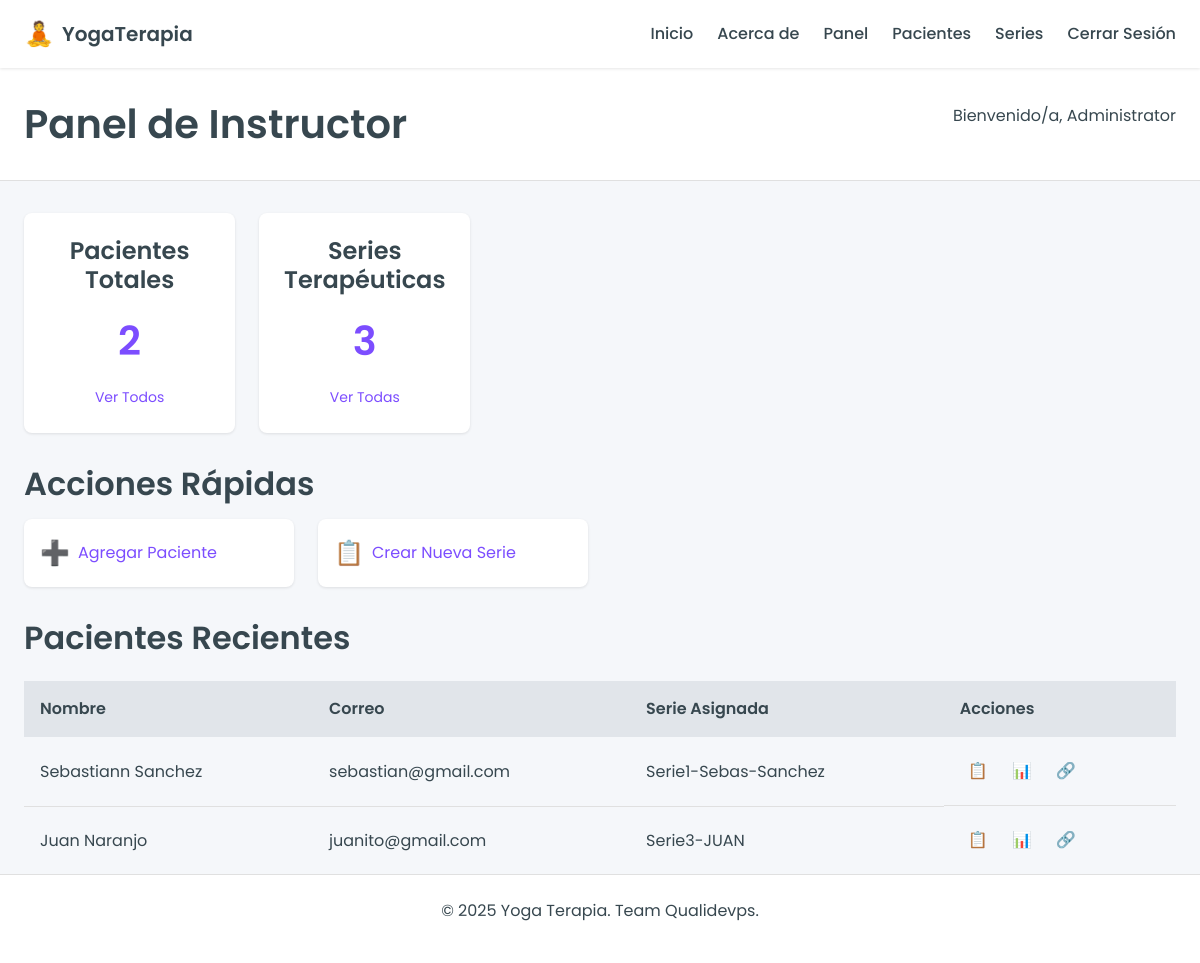
The app's page /instructor/dashboard (signed in), older data.
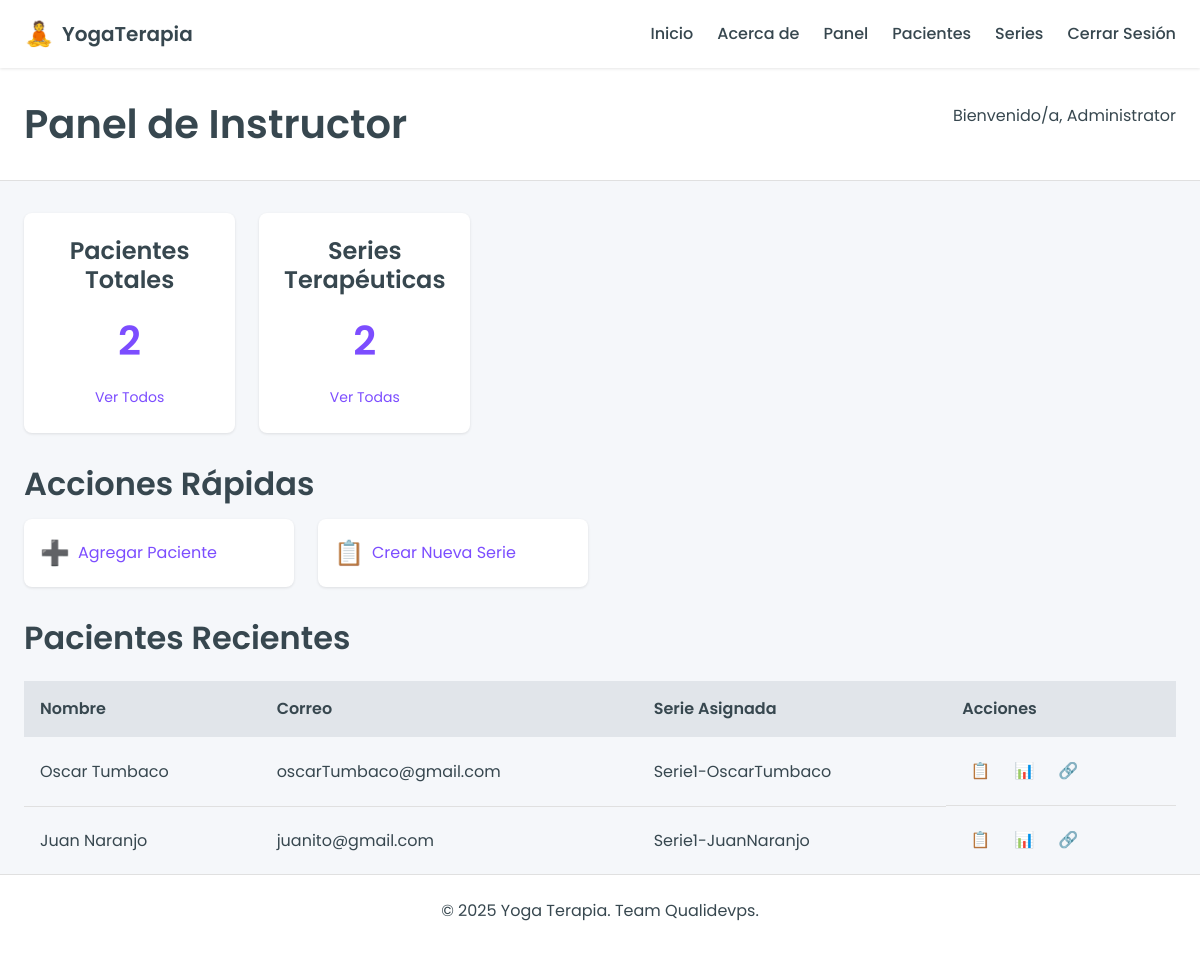
The same page, newer data.
### models/user.py (models this page shows, shortened)
class User(db.Model, UserMixin):
    id = db.Column(db.Integer, primary_key=True)
    username = db.Column(db.String(80), unique=True, nullable=False)
    password = db.Column(db.Text, nullable=False)
    email = db.Column(db.String(256), unique=True, nullable=False)
    name = db.Column(db.String(120), nullable=False)
    role = db.Column(db.String(20), nullable=False)  # 'instructor' or 'patient'
    patients = db.relationship('User',
                              secondary='instructor_patient',
                              primaryjoin="and_(User.id==InstructorPatient.instructor_id, User.role=='instructor')",
                              secondaryjoin="and_(User.id==InstructorPatient.patient_id, User.role=='patient')",
                              backref=db.backref('instructors', lazy='dynamic'),
                              lazy='dynamic')
    created_series = db.relationship(
        'Series',
        foreign_keys='Series.creator_id',
        back_populates='creator',
        lazy=True
    )
    assigned_series = db.relationship(
        'Series',
        foreign_keys='Series.patient_id',
        back_populates='patient',
        lazy=True,
        uselist=False
    )
    sessions = db.relationship('Session', backref='patient', lazy=True)

### models/series.py (models this page shows, shortened)
class Series(db.Model):
    __tablename__ = 'series'
    id = db.Column(db.Integer, primary_key=True)
    name = db.Column(db.String(100), nullable=False)
    created_at = db.Column(db.DateTime, default=datetime.utcnow)
    therapy_type_id = db.Column(db.Integer, db.ForeignKey('therapy_type.id'), nullable=False)
    total_sessions = db.Column(db.Integer, default=1)
    creator_id = db.Column(db.Integer, db.ForeignKey('user.id'), nullable=False)
    patient_id = db.Column(db.Integer, db.ForeignKey('user.id'), nullable=True)
    postures = db.relationship('SeriesPosture', backref='series', lazy=True, order_by="SeriesPosture.order")
    sessions = db.relationship('Session', backref='series', lazy=True)
    creator = db.relationship(
        'User',
        foreign_keys=[creator_id],
        back_populates='created_series'
    )
    patient = db.relationship(
        'User',
        foreign_keys=[patient_id],
        back_populates='assigned_series'
    )

### routes/instructor.py (the view)
@instructor_bp.route('/dashboard')
@instructor_required
def dashboard():
    instructor = User.query.get(session['user_id'])
    patients = instructor.patients.all()
    return render_template('instructor/dashboard.html', instructor=instructor, patients=patients)

### routes/auth.py (called while the page is built)
def instructor_required(f):
    @wraps(f)
    def decorated_function(*args, **kwargs):
        if 'user_id' not in session:
            flash('Please log in to access this page.', 'error')
            return redirect(url_for('auth.login'))
        user = User.query.get(session['user_id'])
        if user.role != 'instructor':
            flash('Access denied. Instructor privileges required.', 'error')
            return redirect(url_for('main.index'))
        return f(*args, **kwargs)
    return decorated_function

### templates/instructor/dashboard.html (shortened to what this page needs)
{% extends 'base.html' %}
{% block content %}
<section class="page-header">
    <div class="container">
        <h1>Panel de Instructor</h1>
        <p>Bienvenido/a, {{ instructor.name }}</p>
    </div>
</section>
<section class="dashboard-content">
    <div class="container">
        <div class="dashboard-stats">
            <div class="stat-card">
                <h3>Pacientes Totales</h3>
                <p class="stat-number">{{ patients|length }}</p>
                <a href="{{ url_for('instructor.patients') }}" class="stat-link">Ver Todos</a>
            </div>
            <div class="stat-card">
                <h3>Series Terapéuticas</h3>
                <p class="stat-number">{{ instructor.created_series|length }}</p>
                <a href="{{ url_for('instructor.series_list') }}" class="stat-link">Ver Todas</a>
            </div>
        </div>
        <div class="dashboard-actions">
            <h2>Acciones Rápidas</h2>
            <div class="action-buttons">
                <a href="{{ url_for('instructor.add_patient') }}" class="btn-action">
                    <span class="action-icon">➕</span>
                    <span>Agregar Paciente</span>
                </a>
                <a href="{{ url_for('instructor.create_series') }}" class="btn-action">
                    <span class="action-icon">📋</span>
                    <span>Crear Nueva Serie</span>
                </a>
            </div>
        </div>
        <div class="dashboard-recent">
            <h2>Pacientes Recientes</h2>
            {% if patients %}
                <div class="table-responsive">
                    <table class="data-table">
                        <thead>
                            <tr>
                                <th>Nombre</th>
                                <th>Correo</th>
                                <th>Serie Asignada</th>
                                <th>Acciones</th>
                            </tr>
                        </thead>
                        <tbody>
                            {% for patient in patients[:5] %}
                                <tr>
                                    <td>{{ patient.name }}</td>
                                    <td>{{ patient.email }}</td>
                                    <td>
                                        {% if patient.assigned_series %}
                                            {{ patient.assigned_series.name }}
                                        {% else %}
                                            <span class="status-badge status-inactive">Ninguna</span>
                                        {% endif %}
                                    </td>
                                    <td class="actions-cell">
                                        <a href="{{ url_for('instructor.patient_series', patient_id=patient.id) }}" class="btn-icon" title="Ver Serie">📋</a>
                                        <a href="{{ url_for('instructor.patient_sessions', patient_id=patient.id) }}" class="btn-icon" title="Ver Sesiones">📊</a>
                                        <a href="{{ url_for('instructor.assign_series', patient_id=patient.id) }}" class="btn-icon" title="Asignar Serie">🔗</a>
                                    </td>
                                </tr>
                            {% endfor %}
                        </tbody>
                    </table>
                </div>
            {% else %}
                <div class="empty-state">
                    <p>Aún no has agregado pacientes.</p>
                    <a href="{{ url_for('instructor.add_patient') }}" class="btn-primary">Agregar Primer Paciente</a>
                </div>
            {% endif %}
        </div>
    </div>
</section>
{% endblock %}

Row changes from the older to the newer data that the page shows:
changed User: name "Sebastiann Sanchez" → "Oscar Tumbaco"; email "sebastian@gmail.com" → "oscarTumbaco@gmail.com"; assigned_series.name "Serie1-Sebas-Sanchez" → "Serie1-OscarTumbaco"
changed User "Juan Naranjo": assigned_series.name "Serie3-JUAN" → "Serie1-JuanNaranjo"
Text that changed along with them:
{{ instructor.created_series|length }}: "3" → "2"
